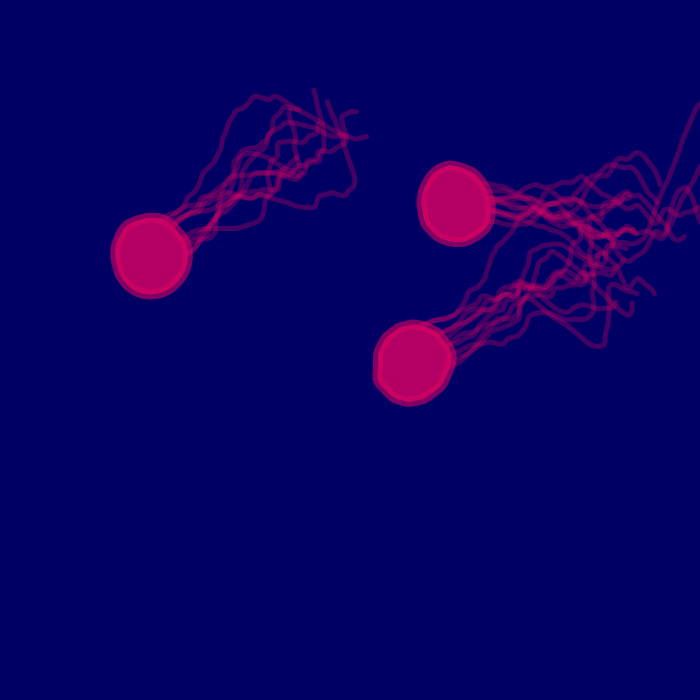
Frame 1 (no input)
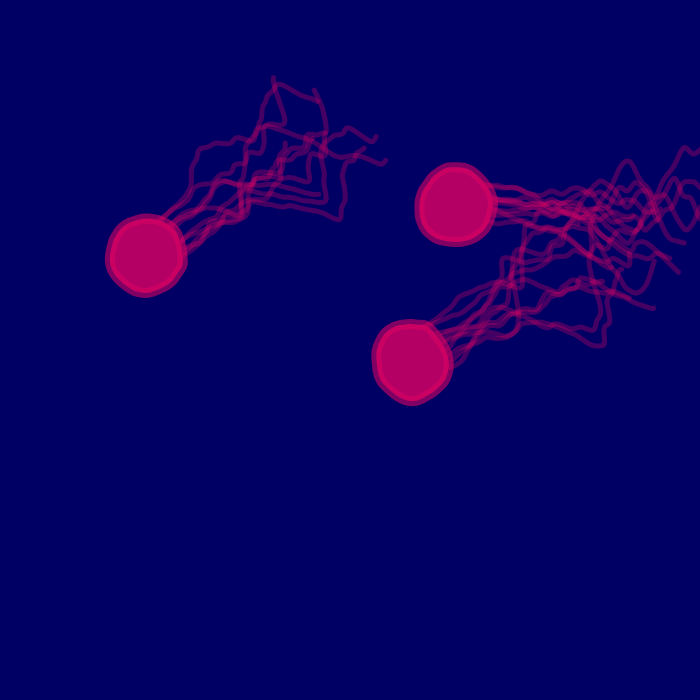
Frame 60 (no input)
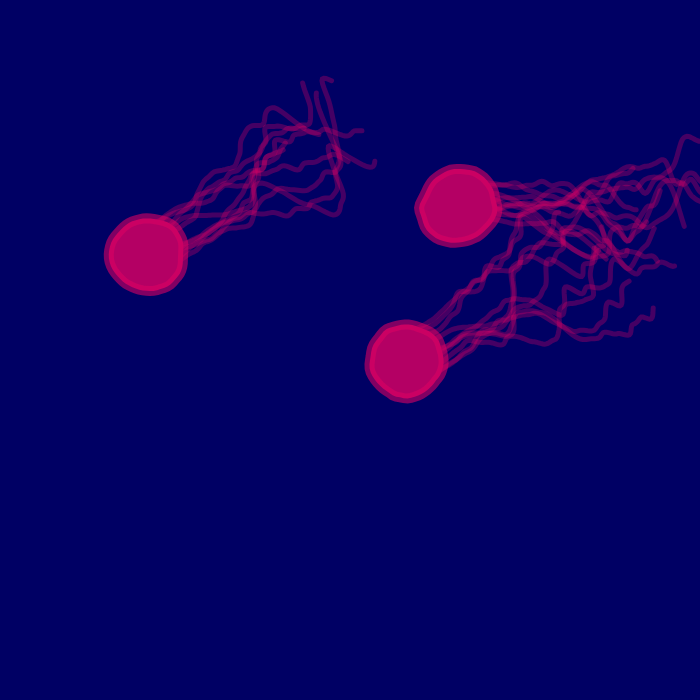
Frame 120 (the mouse pressed at the canvas centre since frame 60)

The p5.js sketch that drew these frames (run headless with seeded random() and noise() and a simulated clock; from frame 60 on, the mouse is pressed at the canvas centre):

// p5.js sketch
// ── sketch.js

let jellys = [];
let jellycount = 3;
function setup() {
  createCanvas(700, 700);
  
  for(i = 0; i < jellycount; i++) {
    
    jellys.push(new jellyfish(random(100, width-100),
                              random(100, width-100),
                              random(0, TWO_PI)));
    jellys[i].tentinit();
  }
  
}

function draw() {
  background(0,0,100);

  for(i = 0; i < jellycount; i++) {
     jellys[i].drawBody();
  }


}  


function jellyfish(x1, y1, r1) {
  this.xoff = random(0, 300);
  this.yoff = random(0, 300);
  this.zoff = random(0, 300);
  this.phase = 0;
  this.tent = [];
  //this.tentacles = random(5,9);
  
  this.tentinit = function() {
    //for (i = 0; i < this.tentacles; i++){
    this.tent.push(new tentacle(x1,y1,r1));
    this.tent.push(new tentacle(x1,y1,r1));
    this.tent.push(new tentacle(x1,y1,r1));
    this.tent.push(new tentacle(x1,y1,r1));
    this.tent.push(new tentacle(x1,y1,r1));
    this.tent.push(new tentacle(x1,y1,r1));
    this.tent.push(new tentacle(x1,y1,r1));
    this.tent.push(new tentacle(x1,y1,r1));
    this.tent.push(new tentacle(x1,y1,r1));
    this.tent.push(new tentacle(x1,y1,r1));
      
    //}
  }
  this.drawBody = function() {
    //for(i=0; i < 7; i++) {
      //this.tent[i].draw();
    //}
    this.tent[0].draw();
    this.tent[1].draw();
    this.tent[2].draw();
    this.tent[3].draw();
    this.tent[4].draw();
    this.tent[5].draw();
    this.tent[6].draw();
    this.tent[7].draw();
    this.tent[8].draw();
    this.tent[9].draw();

    
    push();
    translate(x1, y1);
    rotate(r1)
    scale(0.5);
    beginShape();
    fill(180,0,100,255);
    stroke(220,0,100,150)
    strokeWeight(20);
    for (let a = 0; a < TWO_PI; a+=0.1) {
      
      this.xoff = map(cos(a+this.phase), -1, 1, 0, 1);
      this.yoff = map(sin(a+this.phase), -1, 1, 0, 1);


      let r = map(noise(this.xoff,this.yoff,this.zoff), 0, 1, 50, 100);
      let x = r*cos(a);
      let y = r*sin(a);
      vertex(x,y);
      this.xoff += 0.1;
      this.yoff += 0.1;
    }
    endShape(CLOSE);
    this.zoff += 0.008;
    this.phase += 0.001;
    
    pop();

  }
}

function tentacle(x1,y1,r1) {
  this.off = random(0, 300);
  this.init = random(-50,50)
  this.length = random(100, 170);
  
  this.draw = function() {
    push();
    translate(x1, y1);
    rotate(r1);
    scale(0.5);
    beginShape();
    noFill();
    stroke(220,0,100,80)
    strokeWeight(10);
    for (let i = 0; i < this.length; i += 1)  {
      let y2 = 40 + 3*i;
      let x2 = i/1.5 * map(noise(i/50, this.off), 0, 1, -3, 3) + this.init;   
      vertex(x2, y2);
    }
    this.off += 0.01;
    endShape();
    pop();
  }
}
